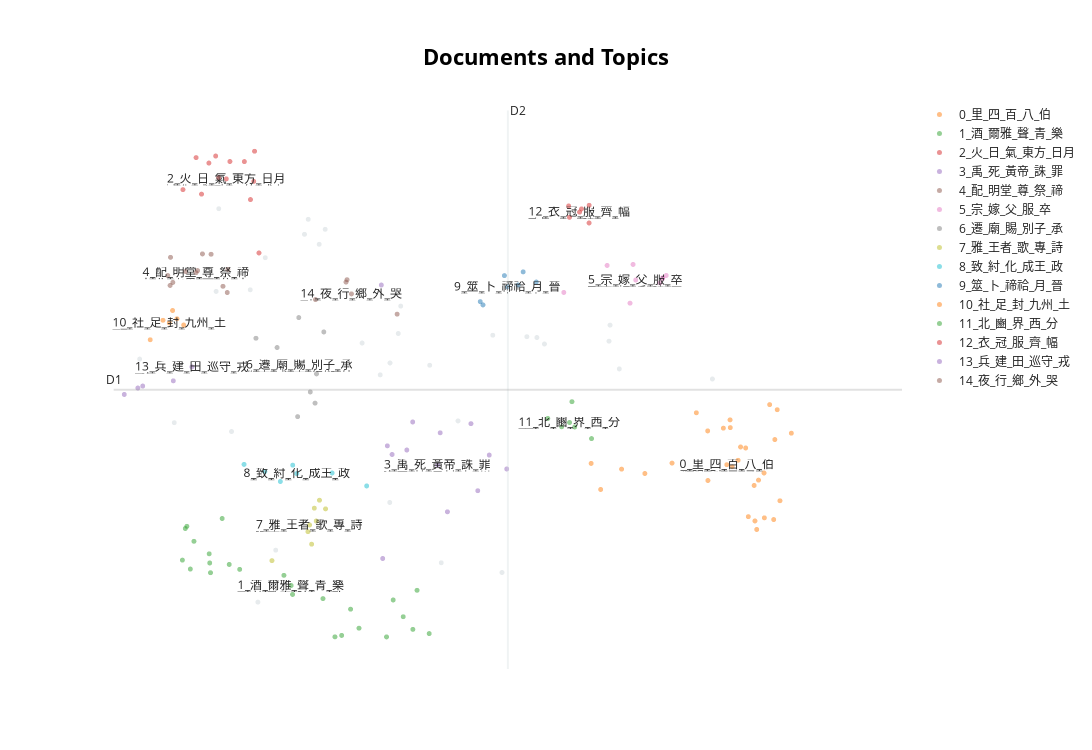

This figure's notebook cell:
### Code cell
# 把模型放到cpu或gpu
model.to('cuda')  # 将模型加载到GPU
# 将模型设置为评估模式，https://blog.csdn.net/weixin_45275599/article/details/131524189
model.eval()

# 1. 词向量模型，同时加载本地训练好的词向量
embedding_model = pipeline(
  "feature-extraction",
  #model="JIHUAI/bert-ancient-chinese",device=0
  model="SIKU-BERT/sikubert",device=0
)

# 2. 创建UMAP降维模型
umap_model = UMAP(
  n_neighbors= 15,
  n_components=5,
  min_dist=0.0,
  metric='cosine',
  random_state=64
)
reduced_embeddings = umap_model.fit_transform(embeddings)


# 3. 创建HDBSCAN聚类模型
# 如果要建设离群值，可以减小下面两个参数min_cluster_size min_samples
# https://hdbscan.readthedocs.io/en/latest/faq.html
hdbscan_model = HDBSCAN(
  min_cluster_size=4,
  min_samples=3,
  metric='euclidean'
)


# 4. 创建CountVectorizer模型
stpwrd=open("data/stopwords.txt","r",encoding='utf-8').read()
stop_words= stpwrd.split("\n")
vectorizer_model =  TfidfVectorizer(token_pattern=r"(?u)\b\w+\b",max_df=0.95, min_df=2,stop_words=stop_words)

from bertopic.vectorizers import ClassTfidfTransformer
ctfidf_model = ClassTfidfTransformer(reduce_frequent_words=True)


# 5. 选择主题表示
from bertopic.representation import MaximalMarginalRelevance

main_representation = MaximalMarginalRelevance(diversity=.5, top_n_words=30)
representation_model = {"Main": main_representation}

topic_model = BERTopic(
  embedding_model=embedding_model,
  vectorizer_model=vectorizer_model,
  ctfidf_model=ctfidf_model,
  umap_model=umap_model,
  hdbscan_model=hdbscan_model,
  representation_model=representation_model,
  min_topic_size=4, 
  verbose=True,
)

# 训练模型
topic_model.fit_transform(sentences, embeddings=embeddings)

# 获取聚类结果
topic_info = topic_model.get_topic_info()

#保存聚类结果
topic_docs = topic_model.get_document_info(sentences)
topic_docs.to_csv('data/聚类结果n=15.csv')

# ⭐ UMAP可视化
reduced_embeddings = UMAP(n_neighbors=15, n_components=2, min_dist=0.0, metric='cosine',random_state=64).fit_transform(embeddings)
topic_model.visualize_documents(sentences,  reduced_embeddings=reduced_embeddings)

### Figure 1 — Plotly figure (JSON) as saved in the notebook; plotly's stock layout.template omitted (floating-point values rounded to 4 significant figures)
{"data": [{"hoverinfo": "text", "hovertext": ["雌雉 求 牡 ， 非 其 耦 ， 故 喻 宣公 與 夫人 。", "此 箋 ‘ 帝 ， 上帝 ’ 。 又 ‘ 當 堯 之 時 ， 姜嫄 為 高辛氏 世妃 ’ ， 意 以為 非 帝嚳 之 妃 。 《 史記 》 嚳 以 姜嫄 為 妃 ， 是 生 后稷 ， 明文 皎然 。 又 毛 亦 ‘ 高辛氏 帝’ 。 苟 信 先籍 ， 未 覺 其 遍隱 ， 是以 敢 易 毛 之 義 。 即 姜嫄 誠 帝嚳 之 妃 ， 履 大人 之 跡 而 歆歆 然 ， 是 非 真 意 矣 ， 乃 有 神氣 ， 故 意 歆歆 然 。 天下 之 事 ， 以 前 驗 後 ， 其 不 合 者 ， 何 可 悉 信 ？ 是故 悉 信 亦 非 ， 不 信 亦 非 。 稷 稚 於 堯 ， 堯 見 為 天子 ， 髙辛 與 堯 並 在 天子 位 乎 ？", "《 明堂位 》 注 ‘ 犧尊 ， 以 沙羽 為 畫 飾 ’ ， 前 犧 讀 如 沙 。 沙 ， 鳳皇 也 。 不 解 鳳皇 何 以 為 沙 ？ 刻畫 鳳皇 之 象 於 尊 ， 其 形 婆娑 然 。 或 有 作 獻 字 者 ， 齊 人 之 聲 誤 耳 。", "此 箋 ‘ 中和 ， 謂 忠信 。 ’ ‘ 每懷 靡 及 ’ ， 箋 ‘ 懷和 為 每懷 ， 和 當 為 私 。 ’ 而 此 言 忠信 ， 愚 意 似 乖 也 。 非 也 。 此 周 之 忠信 也 。 已 有 五 德 ， 復 忠信 之 賢人 。", "孔子 稱 ‘ 吾 學 周 禮 ， 今 用 之 ， 吾 從 周 ’ 。 《 檀弓 》 今 丘 也 ， 殷 人 也 。 兩 楹 奠 殯 ， 哭 師 之 處 ， 皆 所 法 於 殷 禮 ， 未 必 由 周 ， 而 ‘ 吾 從 周 ’ 者 ， 何 也 ？ 鄭 今 用 之 者 ， 魯 與 諸侯 皆 用 周 之 禮 法 ， 非 專 自 施 於 己 。 在 宋 冠 章甫 之 冠 ， 在 魯 衣 逢掖 之 衣 ， 何 必 純 用 之 ？ ‘ 吾 從 周 ’ 者 ， 言 周 禮 法 最 備 ， 其 為 殷 、 周 事 ， 豈 一 也 ？", "狄人 入 衛 ， 其 時 明然 。 戴公 廬 漕 及 城 楚丘 二 者 ， 是 還 復 其 國 也 。 許夫人 傷 宗國 之 滅 ， 又 閔 其 民 欲 歸 ， 行 其 野 、 視 其 麥 ， 是 時 之 憂 思 ， 乃 引 日月 而 不 得 歸 ， 責 以 冬夏 與 誰 ？ 因 誰 極 未 通 於 許夫人 之 意 ？", "禮 ， 飧饔 大 多 非 可 素 ， 不 得 與 不 素 飧 相 配 ， 故 易 之 也 。", "未 葬 ， 以 脯醢 奠 於 殯 。 又 於 下室 設 黍稷 ， 饋 。 下室 ， 內 寢 也 。 至 朔月 月 半 而 殷 奠 。 殷 奠 有 黍稷 ， 而 下室 不 設 也 。 旣 虞 祭 ， 遂 用 祭 禮 ， 下室 遂 無 事 也 。", "行 而 遇 之 ， 謂 凡 民 也 。 雖 以 民 為 主 ， 亦 兼 微小臣 ， 君 不 豫 知 其 喪 。", "時 桓公 館 敬仲 ， 若 哀公 館 孔子 之 類 。", "玄 若 武王 未 終 ， 疾 固 當 瘳 。 信 命 之 終 ， 雖 請 不 得 。 自 古 以來 ， 何 患 不 為 ？ 君父 疾病 方 困 ， 忠臣 孝子 不 忍 黙爾 視 其 歔欷 ， 歸 其 命 於 天 。 中心 惻然 ， 欲 為 之 請 命 。 周公 達 於 此 禮 ， 著 在 《 尚書 》 。 若 君父 之 疾 ， 不 為 請 命 ， 豈 忠 孝 之 志 也 ？", "此 箋 不 知 何 以 易 傳 。 又 諸妾 抱 帳 ， 進 禦 於 君 ， 有 常寢 ， 何 其 碎 ？ 今 人 名 帳 為 裯 ， 雖 古 無 名 被 為 裯 。 諸妾 何 必 人 抱 一 帳 ？ 施 者 因 之 ， 如 今 漢 抱帳 也 。", "《 膳夫 》 ‘ 王 日 一 舉 ， 鼎 十有二 ， 物 皆 有 俎 ’ ， 有 三 牲 備 。 商 按 《 玉藻 》 天子 之 食 ， 日 少 牢 ， 朔月 太牢 ， 禮數 不 同 ， 請 其 說 。 鄭 《 禮記 》 ， 後 人 所 集 ， 據 時 而 言 。 或 諸侯 同 天子 ， 或 天子 與 諸侯 等 ， 所 施 不 同 ， 故 難 據 。 《 王制 》 之 法 ， 與 周 異 者 多 ， 當 以 經 為 正 。", "箋 ‘ 德 能 正 天下 之 王 ’ ， 然 則 不 必 要 文王 也 。 德 能 平 正 天下 ， 則 稱 為 平 ， 故 以 號 文王 焉 。", "畫 急疾 之 鳥隼 。", "脯 非 食肴 。 此 燕 得 食 脯 者 ， 脯 非 食肴 ， 謂 食 不 專 用 脯 以 為 食肴 。 若 有 餘饌 兼 之 ， 則 得 有 脯 。", "事 謂 事 事 ， 一一 用 意 之 事 。 《 芣苢 》 亦 然 。 雖 說 異 ， 義 則 同 。", "此 序 ‘ 齊女 賢 ’ ， 經 ‘ 德音 不 忘 ’ 。 文姜 內 淫 ， 適 人 殺 夫 ， 幾 亡 魯國 。 故 齊 有 雄狐 之 刺 ， 魯 有 敝笱 之 賦 ， 何 德音 之 有 乎 ？ 當 時 佳 耳 ， 後 乃 有 過 。 或 者 早 嫁 ， 不 至 於 此 。 作者 據 時 而 言 ， 故 序 達 經意 。", "臘人 掌 凡 幹肉 ， 而 有 膴胖 何 ？ 鄭 雖 鮮 ， 亦 屬 臘人 。", "自 啟 至 反 哭 ， 五 祀 之 祭 不 行 。 注 ‘ 郊社 亦 然 ’ ， 按 《 王制 》 ‘ 唯 天地 社稷 為 越 紼 而 行 事 ’ 何 ？ 鄭 越 紼 行 事 ， 喪 無 事 時 ， 天地 郊社 有 常 日 。 自 啟 及 至 反 哭 ， 自 當 辟 之 。", "族 百 家 ， 安 得 有 八 閭 ？ 鄭 並 之 為 聯 耳 。", "注 煬公 ， 伯禽 之 子 。 季氏 禱 而 立 其 宮 也 。", "此 《 王制 》 所 論 皆 殷 制 。 故 ‘ 雖 非 別子 ， 亦 得 立 大祖 之 廟 ’ 。 若 其 周 制 ， 別子 始 爵 ， 其 後 得 立 別子 為 大祖 。 若 非 別子 之 後 ， 雖 為 大夫 ， 但 立 父 、 祖 、 曾祖 三 廟 而已 ， 隨 時 而 遷 ， 不 得 立 始 爵 者 為 大祖 。", "《 司弓矢 》 注 凡 矢 之 制 ， 矰矢 之 屬 七 分 ， 三 在 前 ， 四 在 後 。 按 《 矢人 職 》 田矢 五 分 ， 二 在 前 ， 三 在 後 。 注 田矢 謂 矰矢 。 數 不 相 應 ， 不 知 所 裁 。 ‘ 田矢 謂 矰矢 ’ ， 此 先 定 ， 後 ‘ 此 二 矢 亦 可 以 田 ’ 。 頃 若 少 疾 。 此 疏 初 在 篋 笥 之 間 ， 屬 錄 事 得 之 ， 謹 。", "此 箋 引 《 常武 》 ‘ 整 我 六 師 ’ ， 宣王 之 時 。 又 此 征伐 之 事 ， 不 稱 六 軍 而 稱 六 師 ， 不 達 其 意 。 師 者 ， 眾 之 通 名 ， 故 人 多 焉 。 欲 著 其 大數 ， 乃 言 軍 耳 。", "何 知 在 位 有 官 職 ？ 又 男子 焉 得 在 房 ？ 房 中 而 招 人 ， 豈 遠 乎 ？ 故 知 可 招 者 當 在 位 也 。 招 之 者 樂官 ， 有 祿 而 無 言 責 ， 苟 免 時 耳 。 路寢 房 中 可 用 男子 。", "《 大司馬 》 ‘ 師 有 功 ， 則 愷 樂 獻 於 社 ’ 。 《 春官 大司樂 》 ‘ 王師 大 獻 ， 則 令 奏 愷 樂 。 ’ 注 ‘ 大 獻 ， 獻 捷 於 祖 ’ 。 不 達 異 意 。 《 司馬 》 師 大 獻 則 獻 社 。 以 軍 之 功 ， 故 獻 於 社 。 大司樂 ， 宗伯 之 屬 。 宗伯 主 於 宗廟 之 禮 ， 故 獻 於 祖 也 。", "鄭 志 朝 覲 ， 四時 通 稱 ， 故 覲禮 亦 朝 。", "《 行露 》 以 正 言 也 ， 《 摽有梅 》 以 蕃育 人民 。", "稅法 有 常 ， 不 得 薄 。 今 魏君 不 取 於 民 ， 唯 食 桃園 而已 ， 非 徒 薄 於 十一 ， 故 刺 之 。", null], "marker": {"color": "#CFD8DC", "opacity": 0.5, "size": 5}, "mode": "markers+text", "name": "other", "showlegend": false, "type": "scattergl", "x": [2.367, 2.545, 1.237, 2.439, 2.184, 3.042, 1.671, 1.332, 2.978, 2.169, 3.089, 3.502, 1.709, 2.115, 1.119, 1.578, 1.285, 2.764, 1.602, 1.022, 4.146, 1.941, 2.055, 2.822, 0.7588, 3.495, 0.541, 1.039, 1.398, 3.56, 2.117], "y": [0.625, 0.02137, 1.444, -1.518, 1.267, 0.9259, 1.938, 1.792, 0.935, 0.9693, 0.8555, 1.06, 2.1, -0.8638, -0.09413, 2.046, -1.945, 0.9508, 2.208, 1.426, 0.4762, 0.8662, 0.5207, -1.623, 0.001972, 0.8863, 0.692, 2.323, -1.381, 0.5853, 0.6496]}, {"hoverinfo": "text", "hovertext": ["諸侯 入 為 卿大夫 ， 與 在 朝 仕 者 異 ， 各 依 本國 ， 如 其 命 數 。", "楚 交 中國 而 近 南夷 ， 末世 夷 行 ， 故 謂 之 夷 也 。", "稍 、 縣 、 都 、 鄙 ， 地 有 公邑 之 民 ， 口 率 出 泉 於 王 也 。 邦 、 國 、 都 無 口 率 之 賦 ， 唯 有 軍賦 ， 革車 、 匹馬 、 士徒 而已 。", "《 鄭志 》 說 貢篚 之 義 凡 所 貢篚 之 物 ， 皆 以 稅 物 市 之 ， 隨 時 物 價 ， 以 當 邦賦 。", "天子 之 卿 ， 其 地 見 賜 乃 有 ， 何 由 諸侯 之 臣 正 有 此 地 ？ 《 鄭志 》 以為 邑 方 二 里 ， 與 百 乘 別 。 又 以 諸侯 臣 賜 地 無 常 ， 得 地 者 卿 百 乘 ， 下大夫 同 十 里 之 成 。", "《 鄭志 》 畿 內 四百 國 ， 則 周 郊 內 亦 封 諸侯 矣 。 於 周 法 十 國 ， 而 入 其 一 於 天子 。 然 則 雖 千 里 者 四 ， 其 稅 猶 少 於 周 ， 故 使 方 二千 里 入 粟米 ， 世 代 不 同 ， 故 異 法 也 。", "九州 而 八伯 者 何 ？ 畿 內 之 州 不 置 伯 ， 有 鄉遂 之 吏 主 之 。", "《 族師 職 》 ‘ 四 閭 為 族 ， 八 閭 為 聯 ， 使 之 相保 相受 ， 刑罰 慶賞 相及 ’ 。 在 《 康誥 》 ‘ 父 不 慈 ， 子 不 孝 ， 兄 不 友 ， 弟 不 恭 ， 不 相及 也 ’ 。 族師 之 職 ， 鄰 比 相坐 。 《 康誥 》 之 ， 門 內 尚 寬 。 不 知 《 書 》 、 《 禮 》 是 錯 ， 未 達 旨 趣 。 族師 之 職 ， 周公 新 制 禮 ， 使 民 相 共勅 之 法 。 《 康誥 》 之 時 ， 周 法 未 定 天下 ， 又 新 誅 三監 ， 務 在 尚 寬 ， 以 安 天下 。 先後 異 時 ， 各 有 為 ， 乃 謂 是 錯 也 。", "又 《 大行人 職 》 孤 出 入 三 積 。 此 即 與 小國 同 ， 宜 應 視 小國 之 君 。 何 須 特 三 積 ， 與 例 似 錯 ？ 三 積 者 ， 卿 亦 然 ， 非 獨 孤 也 。 故 不 在 視 小國 之 中 ， 與 例 似 錯 ， 何 所 據 也 ？", "殷 爵 三 等 ， 公 、 侯 、 伯 。 《 尚書 》 有 微子 、 箕子 何 ？ 鄭 微子 、 箕子 實 是 畿 內 埰 地 之 爵 ， 非 畿 外 治 民 之 君 ， 故 子 也 。", "受 《 春秋 》 異讀 。 鄭 五 侯 ， 侯 為 州牧 也 。 九 伯 ， 伯 為 州伯 也 。 一 州 一 牧 ， 二 伯 佐 之 ， 太公 為 王官 之 伯 ， 二 人 共 分 陝 而 治 。 自 陝 以 東 ， 當 四 侯 半 ， 一 侯 不 可 分 ， 故 言 五 侯 。 九 伯 則 九 人 ， 若 主 五 等 ， 諸侯 九州 之 伯 ， 是 天子 何 異 乎 ？ 何 夾輔 之 有 也 ？", "《 校人 職 》 天子 十有二 閑 ， 馬 六 種 ， 為 三千四百五十六 匹 。 邦國 六 閑 ， 馬 四 種 ， 為 二千五百九十二 匹 。 家 四 閑 ， 馬 二 種 ， 為 千七百二十八 匹 。 商 天子 之 卿 ， 埰 地 食 小都 ， 大夫 食 縣 ， 不 審 何 由 當 能 共 此 馬 數 。 故 《 禮記 》 家 富 不 過 百 乗 ， 謂 其 多 也 。 以 《 司馬法 》 論 之 ， 甸 方 八 里 ， 有 戎馬 四 匹 ， 長轂 一 乘 。 今 大夫 埰 地 四 甸 ， 一 甸 稅 以 給 王 ， 其 餘 三 甸 ， 才 有 馬 十 二 匹 。 今 又 就 《 校人 》 之 職 相 校 ， 甚 異 何 ？ 邦國 六 閑 四 種 ， 其 數 適 當 千二百九十六 匹 。 家 有 四 閑 ， 二 種 ， 又 當 八百六十四 匹 ， 今 子 以 何 術 計 之 乎 ？ 此 馬 皆 君 之 所 制 ， 非 謂 民 賦 。 畿 內 百 里 之 國 居 四 都 ， 五十 里 之 國 居 四 縣 ， 二十五 里 之 國 居 四 甸 ， 而 引 天子 卿 食 小都 ， 大夫 食 縣 ， 欲 何 以 難 ？ 又 《 司馬法 》 甸 有 戎馬 四 匹 ， 長轂 一 乘 ， 此 謂 民 出 軍賦 ， 無 與 於 天子 國 馬 之 故 。 事 條 未 理 ， 而 多 紛紜 。", "《 調人 職 》 稱 ‘父 之 讎 辟 諸 海外 ， 君 亦 然 ’ 。 注 ‘ 使 辟 於 此 ， 不 得 就 而 讎 之 ’ 。 商 以 《 春秋 》 之 義 ， 子 不 復 讎 非 子 ， 臣 不 討 賊 非 臣 。 楚勝 之 徒 ， 猶 言 ‘ 鄭人 在 此 ， 讎 不 逺 矣 ’ ， 不 可 以 見 讎 而 不 討 ， 於 是 伐 之 。 臣 感 君 恩 ， 孝子 思 其 親 ， 不 得 不 報 ， 和 之 而已 。 子夏 ‘ 居 父母 之 仇 如 之 何 ？ ’ 孔子 ‘ 寢 苫 枕 幹 ， 不 仕 ， 不 與 共 天下 。 遇 諸 市朝 ， 不 反 兵 。 ’ 天下 尚 不 反 兵 ， 海內 何 為 和 之 ， 豈 宜 不 達 二 禮 所 趣 ？ 小子 惑 ， 少 蒙 解說 。 讎 在 九夷 之 東 ， 八 蠻 之 南 ， 六 戎 之 西 ， 五 狄 之 北 ， 雖 有 至 孝 之 心 ， 能 往 討 不 乎 ？ 子 之 所 ， 偏 於 此 義 。", "《 載師 職 》 ‘ 凡 民 無 職 事 者 ， 出 夫 家 之 征 ’ 。 《 閭師 職 》 ‘ 凡 無 職 者 出 夫布 ’ 。 夫 家 之 征 與 夫布 ， 其 異 如 何 ？ 夫 家 之 征 者 ， 田 稅 ， 如 今 租 矣 。 夫布 者 ， 如 今 算 斂 ， 在 九 賦 中 者 也 。", "實 當 用 伯 ， 而 侯 德 適 任 之 ， 何 嫌 不 可 命 人 位 以 德 ， 古 亦 然 也 。", "《 載師 職 》 ‘ 凡 宅 不 毛 乃 罰 以 一 裏 布 ， 田 不 耕 者 罰 屋 粟 ’ 。 商 以 田 不 耕 ， 其 罪 莫 重 ； 宅 不 毛 ， 其 罰 當 輕 。 宅 不 毛 乃 罰 以 二十五 家 之 布 ， 田 不 耕 則 罰 之 三 夫 之 稅 粟 。 未 達 罰 之 為 之 旨 ， 輕 重 之 差 。 鄭 此 法 各 當 罰 其 事 於 當 其 有 故 ， 何 以 假 他 輕 重 乎 ？", "《 大行人 職 》 ‘ 凡 大國 之 孤 執 皮帛 ， 所 尊 眾 多 ’ 。 下 ‘ 其 他 視 小國 之 君 ， 以 五 為 節 ’ 。 今 此 亦 五 。 下 ‘ 諸侯 之 卿 ， 各 下 其 君 二 等 以 下 ’ 。 注 ‘ 公 使 卿 亦 七 ， 侯伯 亦 五 ， 子 男 三 ’ 。 不 審 大國 孤 五 而 卿 七 何 ？ 卿 奉 君 命 ， 七 介 。 孤 尊 ， 更 自 特 見 ， 故 五 介 。 此 有 《 聘禮 》 可 參 之 ， 未 之 思 耶 ？ 反 怪 此 更 張 擯介 。 又 繼 小國 之 君 ， 非 私 覿 也 。", "《 職方氏 》 ‘ 掌 四 夷 、 八 蠻 、 七 閩 、 九 貉 、 五 戎 、 六 狄 之 數 ’ ， 注 周 之 所 畿服 國 數 。 《 禮記 明堂位 》 ‘ 周公 六 年 制 禮 作 樂 ， 朝 諸侯 於 明堂 ， 有 朝位 畿服 事 之 國 數 ， 夷 九 、 蠻 八 、 戎 六 、 狄 五 。 ’ 禮 之 事 異 ， 未 達 其 數 。 《 職方氏 》 四 夷 ， 四方 夷狄 也 。 九貉 即 九夷 ， 在 東方 。 八 蠻 在 南方 ， 閩 其 別 也 。 戎狄 之 數 ， 或 五 或 六 ， 兩 文 異 。 《 爾雅 》 雖 有 其 數 耳 ， 皆 無 別國 之 名 ， 校 不 甚 明 ， 故 不 定 。", "疑 而 鄭 按 《 左傳 》 ‘ 禹 會 諸侯 於 塗山 ， 執 玉帛 者 萬 國 ’ ， 《 外傳 》 ‘ 禹 朝 群臣 於 會稽 ， 防風氏 後 至 ’ ， 不 與 注 相 應 何 ？ 鄭 欲 明 諸侯 守土 之 祀 ， 故 兼用 外傳 、 內傳 語 。 不 達 鄭 旨 而 鄭 以 《 王制 》 論 之 ， 畿 內 之 國 有 百 里 、 有 七十 里 、 有 五十 里 。 今 率 以 下 等 計 之 ， 又 有 王城 、 關遂 、 郊郭 、 卿大夫 之 埰地 ， 數 不 在 中 。 今 就 四百 ， 似 頗 不 合 。 鄭 三代 異 物 ， 《 王制 》 之 法 ， 唐 虞 或 不 盡 然 。 堯 、 舜 之 德 ， 守 在 四 疆 ， 鄉遂 有 無 ， 無 以 言 也 。 公卿 大夫 有 田祿 者 ， 其 四百 國 ， 非 埰地 為 何 ？ 王城 之 大 ， 郊關 之 處 幾何 ？ 而 子 責 急 也 ？", "注 ‘ 十八分之十三 率 之 ’ ， 何 謂 ？ 鄭 六 鄉 之 民 ， 上 地 不 易 ， 家 百 畝 。 一 易 ， 家 二百 畝 ； 再 易 ， 家 三百 畝 ； 相 通 三 夫 六百 畝 。 六 遂 之 民 ， 上 地 家 百 畝 ， 萊 五十 畝 ； 中 地 家 百 畝 ， 萊 百 畝 ； 下 地 家 百 畝 ， 萊 二百 畝 ； 相 通 三 夫 而 六百五十 畝 。 以 三 分 去 一 之 法 ， 當 餘 十二 。 遂 地 以 有 五十 畝 萊 ， 於 三 分 去 一 ， 乃 得 十三 。", "又 《 閭師 職 》 ‘ 凡 任 民 ， 任 農 以 耕 事 ， 貢 九穀 ’ ， 下 至 任虞 ， 凡 八 貢 ， 不 道 九 賦 ， 下 言 ‘ 凡 無 職 者 出 夫布 ’ 。 注 ‘ 獨 言 無 職 者 ， 掌 其 九 賦 ’ 。 若 此 者 ， 豈 上 八 貢 者 復 出 八 賦 ， 與 無 職 所 出 夫 布 凡 為 九 ， 將 自 布 賦 不 同 ， 重 計 八 貢 ？ 未 之 能 審 也 。 鄭 讀 《 天官 塚宰 職 》 則 審 矣 。 無 職 在 九賦 中 。 今 此 不 言 其 餘 ， 獨 言 此 者 ， 此 官 掌 斂 賦 ， 嫌 無 職 者 不 審 出 算 ， 故 言 耳 。", "此 鄭伯 男 者 ， 非 男 畿 ， 乃 謂 子 男 也 。 先 鄭 之 於 王城 ， 為 在 畿 內 之 諸侯 ， 雖 爵 為 侯 伯 ， 周 之 舊俗 皆 食 子 男 之 地 ， 故 ‘ 鄭伯 ， 男 也 ’ 。", "戰 有 頃數 ， 不 能 盡 其 多 少 。 猶 今 戰場 者 ， 不 出 其 頃 界 ， 田 者 不 出 其 防 也 。", "五 侯 九 伯 ， 選 州 中 諸侯 以 為 牧 ， 以 二 伯 為 之 佐 ， 此 正法 也 。 若 一 州 之 中 無 賢侯 ， 選 伯 之 賢者 以 為 牧 。", "《 㮚氏 》 為 量 ， 概 而 不 稅 。 《 廛人 職 》 有 稅 ， 何 ？ 官 量 不 稅 。", "疑 而 不 解 ， 以 於 鄭 。 鄭 之 設 今 有 五 十 里 之 國 於 此 ， 無 功 可 進 ， 無 過 可 退 ， 亦 就 益 其 地 為 百 里 之 國 。 爵 尊 而 國 小 者 ， 若 虞 虢 之 君 ， 爵 為 公 ， 地 方 百 里 。 爵 卑 而 國 大 者 ， 侯 四 百 里 ， 伯 三 百 里 ， 子 、 男 二 百 里 ， 皆 大 於 虞 、 虢 。", ": 定四年 《 左傳 》 ‘ 曹 為 伯甸 ’ 。 言 爵 為 伯 ， 畿服 在 甸 。 案 曹國 實 今 定陶 ， 去 王城 六 七百 里 。 甸服 在 二服 ， 去 王城 一千五百 里 ， 亦 復 不 合 ， 敢 其 故 。 東都 之 畿 方 六百 里 ， 半 之 三百 里 。 定陶 去 王城 八百 里 有 餘 ， 豈 六 七百 也 ？ 除 畿 內 三百 里 ， 又 侯 五百 里 ， 定陶 在 外 ， 何 謂 之 不 合 ？", "天子 巡守 禮 ， 制 丈 八 尺 ， 純 四 咫 何 ？ 巡守 禮 制 丈 八 尺 ， 咫 八 寸 ， 四 咫 三 尺 二 寸 。 又 大 廣 ， 四 當 為 三 ， 三八二十四 ， 二 尺 四 寸 ， 幅 廣 也 。 古 三 四 積畫 ， 是以 三 誤 為 四 也 。 咫 長 八 寸 ， 四八三十二 ， 幅 廣 三 尺 二 寸 ， 大 廣 非 其 度 。 古 積畫 誤 為 四 ， 當 為 三 ， 三 咫 則 二 尺 四 寸 矣 。 咫 長 八 寸 ， 四八三十二 ， 幅 廣 三 尺 二 寸 ， 大 廣 非 其 度 。 古 積畫 誤 為 四 ， 當 為 三 ， 三 咫 則 二 尺 四 寸 矣 。", null], "marker": {"opacity": 0.5, "size": 5}, "mode": "markers+text", "name": "0_里_四_百_八_伯", "text": ["", "", "", "", "", "", "", "", "", "", "", "", "", "", "", "", "", "", "", "", "", "", "", "", "", "", "", "", "0_里_四_百_八_伯"], "textfont": {"size": 12}, "type": "scattergl", "x": [4.643, 3.575, 4.571, 4.473, 4.539, 4.471, 4.257, 3.443, 4.554, 4.117, 4.215, 4.437, 3.383, 4.532, 4.045, 4.372, 4.507, 3.721, 3.892, 4.409, 4.414, 4.356, 4.118, 4.259, 4.425, 4.323, 4.308, 4.271, 4.237], "y": [-0.1119, -0.502, -0.845, -1.031, -0.1813, -0.5439, 0.03247, -0.7227, 0.1427, -0.0873, -0.05748, -0.621, -0.44, -1.049, 0.1094, -1.017, 0.1978, -0.5493, -0.4365, -0.6789, -1.064, -0.2723, -0.6253, -0.05159, -1.157, -0.2616, -0.4059, -0.4752, -0.4537]}, {"hoverinfo": "text", "hovertext": ["《 傳 》 ‘ 山川 能 說 ’ ， 何 謂 ？ 兩 讀 。 或 說 者 ， 說 其 形 勢 。 或 述 者 ， 述 其 古 事 。", "《 爾雅 》 ‘ 莫貉 、 螳蜋 ， 同 類 物 也 。 ’ 今 沛 魯 以 南 謂 之 蟷蠰 ， 三河 之 域 謂 之 螳蜋 ， 燕 趙 之 際 謂 之 食厖 ， 齊 濟 以 東 謂 之 馬敫 。 然 名 其 子 則 同 螵蛸 ， 是以 注 ‘ 螳蜋 ， 螵蛸 母 也 ’ 。", "《 鬯人 職 》 注 ‘ 秬 如 黑黍 ， 一 稃 二 米 ’ 。 案 《 爾雅 》 ‘ 秠 一 稃 二 米 ’ 。 未 知 二 者 同 異 。 秠 即 其 皮 ， 稃 亦 皮 。 《 爾雅 》 重 言 以 曉 人 ， 更 無 異 稱 也 。", "《 禮運 》 注 ‘ 澄 是 沈齊 ’ ， 今 此 注 ‘ 澄 酒 是 三 酒 ’ ， 何 ？ 鄭 今 解 可 去 澄 字 。 此 本 不誤 ， 轉寫 益 澄 字 耳 。", "此 箋 周仲文 以 《 左氏 》 論 之 ， 三辟 之 興 ， 皆 在 叔世 。 謂 三代 之 末 ， 即 二 叔 宜 為 夏 、 殷 末 也 。 此 注 《 左氏 》 者 亦 管 、 蔡 耳 。 又 此 序 子夏 所 為 ， 親 受 聖人 ， 足 自 明 矣 。", "鄭 詩 本 無 文字 ， 後人 不 能 盡 得 其 次第 ， 錄者 直 錄 其 義 而已 。", "篇義 好 聽 讒 ， 當 似是而非 者 ， 故 易 之 。", "高子 之 言 ， 非 毛公 後人 著 之 。", "為 《 記 》注 時 ， 就 盧君 ， 先師 亦 然 。 後 乃 得 《 毛公傳 》 ， 既 古書 ， 義 又 宜 然 。 《 記 》注 已 行 ， 不 復 改 之 。", "《 籥師 》 注 《 春秋傳 》 ‘ 去 其 有 聲 者 ， 廢 其 無 聲 者 ’ ， 何 謂 ？ 廢 ， 置 也 ， 於 去 者 為 廢 ， 故 廢 。", "鄭答 《 爾雅 》 之 文 雜 ， 非 一 家 之 注 ， 不 可 盡 據 以 難 《 周禮 》 。", "疑 而 之 ， 鄭 鵻鳥 青 ， 非 草 名 。 薍 亦 青 ， 故 其 青 者 如 鵻 。", "若 此 無 人 事 ， 實 興 也 ， 文義 自 解 ， 故 不 言 之 。 凡 說 不 解 者 耳 ， 眾 篇 皆 然 。", "豕 生 三 豵 ， 不 知 母 豕 也 ？ 豚 也 ？ 豚 也 。 過 三 以 往 ， 猶 謂 之 豵 。", "《 禮記 》 之 ， 何 必 皆 在 《 春秋 》 之 例 。", "鄭 《 論語注 》 人 間 行 久 ， 義 或 宜 然 ， 故 不 復 定 ， 以 遺 後說 。", "傳 ‘ 白虎 黑文 ’ ， 又 《 禮記 》 ‘ 樂 官 備 ’ ， 何 謂 ？ 白虎 黑文 ， 《 周史 王會 》 備 者 ， 取 其 一 發 五 豝 ， 言 多 賢 也 。", "《 禮 》 注 ‘ 《 書說 》 ’ 。 《 書說 》 ， 何 書 也 ？ 《 尚書緯 》 也 。 當 為 注 時 ， 在 文網 中 ， 嫌 引 祕書 ， 故 諸 所 牽 圖讖 ， 皆 謂 之 說 。", "不 可 以 《 國語 》 亂 周公 所 定 法 。", "為 《 記 》 注 之 時 ， 依循 舊本 ， 此 文 是 也 。 後 得 《 毛詩傳 》 而 為 《 詩 》注 ， 更 從 毛本 ， 故 與 記 不 同 。", "疑 而 致 。 鄭 之 《 禮運 》 醴 、 醆 、 醍 、 澄 各 是 一 物 ， 皆 不 言 酒 。 故 推 其 意 ， 澄 爲 沈齊 酒 ， 爲 三 酒 。 《 坊記 》 醴 也 、 醍 也 、 澄 也 ， 皆 言 酒 。 故 因 注 ‘ 澄 酒 ， 清 酒 也 ’ ， 其 實 沈齊 也 。", "《 內則 》 餰 次 糝 ， 《 周禮 》 酏 次 糝 。 又 酏 在 六飲 中 ， 不 合 在 豆 。 且 《 內則 》 有 餰 無 酏 ， 《 周禮 》 有 酏 無 餰 ， 明 餰 、 酏 是 一 也 。", "此 公 乃 二王後 。", "箋 ‘ 耽 ， 非 禮 之 樂 ’ 。 《 小雅 》 ‘ 和 樂 且 耽 ’ ， 何 謂 也 ？ 禮 樂 者 ， 五 聲 八 音 之 謂 也 。 《 小雅 》 亦 言 過 禮 之 盛 。 和 樂 ， 過 禮 之 言 也 。 燕 樂 嘉賓 過 厚 ， 賢 也 ， 不 以 禮 。", null], "marker": {"opacity": 0.5, "size": 5}, "mode": "markers+text", "name": "1_酒_爾雅_聲_青_樂", "text": ["", "", "", "", "", "", "", "", "", "", "", "", "", "", "", "", "", "", "", "", "", "", "", "", "1_酒_爾雅_聲_青_樂"], "textfont": {"size": 12}, "type": "scattergl", "x": [1.695, 1.922, 2.095, 2.2, 1.06, 1.105, 1.171, 0.8826, 0.9787, 1.869, 0.8599, 1.77, 1.449, 1.813, 0.81, 0.9869, 2.137, 1.503, 0.8382, 0.982, 2.261, 2.364, 0.8284, 2.287, 1.494], "y": [-1.907, -2.227, -2.322, -2.103, -1.038, -1.536, -1.589, -1.285, -1.421, -2.021, -1.586, -2.322, -1.654, -2.306, -1.489, -1.626, -1.921, -1.862, -1.122, -1.52, -2.24, -2.286, -1.146, -1.817, -1.764]}, {"hoverinfo": "text", "hovertext": ["於 禮 少 六月 。", "《 月令 》 季夏 火星 中 ， 前 受 東方 之 禮 ， 盡 以 為 火星 季夏 中 心星 也 ， 不 知 夏至 中 星 名 。 日 永 星 火 ， 此 謂 大火 也 。 大火 次 名 東方 之 次 ， 有 壽星 、 大火 、 析木 。 三 者 ， 大火 為 中 。 故 《 尚書 》 ， 舉 中 以 言 焉 。 又 每 三十度 有 奇 ， 非 特 一 宿 者 也 。 季夏 中 火 ， 猶 謂 指 心星 火 也 。 鄭 星火 非 謂 心星 也 ， 卯 之 三十 度 總 為 大火 。 弟子 日 永 星 火 ， 只 是 大火 之 次 ， 二十 度 有 其 中 者 。 非 謂 心 之 火星 也 ， 實 正 中 也 。", "鄭 西陸 朝覿 ， 謂 四月 立夏 之 時 ， 《 周禮 》 ‘ 夏 班冰 ’ 是 也 。 以為 四月 之 時 ， 日 在 昴畢 之 星 ， 朝 見 東方 。 於 時 出冰 以 頒賜 百 官 ， 若 其 初 出 薦 廟 ， 時 在 二月 。", "周 之 十二月 ， 夏 之 十月 ， 日 夏 體 正 應 在 析木 ， 而 在 星紀 何 ？ 據 此 月 中 有 十一月 節 ， 故 舉 言 之 。", "五星 之 期 ， 各 用 數 。 有 氣 者 ， 期 遠 而 禍 大 ； 無 氣 者 ， 期 近 而 禍 小 。 吳 越 以 夏周 之 孟夏 建卯 ， 仲夏 建辰 ， 木 用 事 之 時 ； 木 數 三 ， 木 用 事 則 歲星 ， 王 當 從 遠期 。 以 三 乘 十二 為 三十六 ， 歲星 復 其 所 ， 而 三十七 過 ， 其 次 而 歲星 去 矣 。 故 伐 越 亦 後 。 至 哀二十二年 ， 猶 三十八 年 。 冬 十一月 丁亥 ， 而 越 滅 吳 。 按 越 興 在 哀二十年 ， 吳 惡 未 周 ， 故 不 滅 也 。 天文 分野 ， 鬥 主 吳 ， 牽牛 主 越 。 此 年 歲星 在 牽牛 ， 故 吳 伐 之 凶 。", "鄭 三皇 至 道 ， 故 舉 南北 正 夏冬 ， 而 春秋 自 正 五帝 中道 。 故 又 命 羲和 於 春 秋 夏 祥 人事 ， 乃 合 而 一 之 。", "鄭 晚寒 亦 晚溫 。", "藏 之 既 晚 ， 出 之 又 早 何 ？ 夏 十二月 取冰 ， 二月 開冰 ， 四月 班冰 ， 是 其 常 也 。 藏 之 既 晚 ， 出 之 又 早 。 晚 者 ， 建寅 乃 藏 ， 與 此 《 周禮 》 十二月 藏冰 較 遲 一 月 故 。 出 之 早 者 ， 四月 ， 夏 之 二月 出冰 ， 與 《 周禮》 同 。 今 豳 土 寒 ， 故 納冰 可 用 夏 正月 也 。 夏 二月 仲春 ， 大簇 用 事 ， 陽氣 出 地 ， 始 溫 ， 故 禮 應 開冰 ， 先 薦 寢廟 。", "鄭 先師 以來 ， 皆 火 當 為 北 ， 當 黎 為 北正 。", "春 其 帝 太皞 ， 其 神 句芒 。 祭 蒼帝 靈威仰 ， 太皞 食 焉 ， 句芒 祭 之 於 庭 。 祭 五帝 於 明堂 ， 五德 之 帝 亦 食 焉 ， 又 以 文武 配 之 。 《 祭法 》 祖 文王 而 宗 武王 ， 此 謂 合 祭 於 明堂 。 漢 以 正禮 散亡 ， 《 禮 》 戴文 殘缺 ， 不 審 周 以 何 月 也 ？ 於 《 月令 》 ， 以 季秋 。", "鄭沖 五祀 雖 出 天地 之 間 ， 陰陽 之 氣 ， 實 非 四時 五行 陰陽 之 正 者 也 。 《 月令 》 春 祀 戶 祭 先 脾 ， 秋 祀 門 祭 先 肝 ， 此 順 氣 所 宜 ， 藏 所 值 耳 。 又 司命 ， 則 司命 星 下 ， 食 人 間 司 ， 譴 過 小神 矣 。", "《 占夢 》 注 ‘ 《 春秋 》 昭三十一年 ， 十二月 辛亥 朔 ， 日 有 食 之 。 是 夜 也 ， 趙簡子 夢 童子 倮 而 轉 以 歌 ， 旦 而 日 食 ， 占 諸 史墨 ， 對 六年 及 此 月 也 ， 吳 其 入 郢 乎 ？ 終 亦 弗 克 。 入 郢 必 以 庚辰 ， 日月 在 辰尾 ， 庚午 之 日 ， 日 始 有 謫 ， 火 勝 金 ， 故 弗 克 。 此 以 日月 星辰 占 夢 者 。 ’ 不 知 何 術 占 之 ？ 前 不 了 。 日月 在 辰尾 ， 夏 之 九月 ， 辰 在 房 ， 未 有 尾星 ， 建戌 厭 寅 ， 寅 與 申 對 ， 辰 與 戌 對 ， 申 近 庚 ， 辰 與 戌 對 ， 故 知 庚辰 。 辰 下 為 主人 ， 故 午 為 主人 。 金 侵 火 ， 故 不 勝 。 雖 不 勝 即 復 ， 故 弗 克 。 日 有 氣 ， 時 九月 節 者 ， 以 庚午 在 甲子 篇 ， 辛亥 在 甲辰 篇 也 。 中 有 甲戌 、 甲申 、 甲午 ， 成 一月 也 。 從 庚午 以 下 四日 ， 從 甲辰 至 辛亥 八日 ， 並 之 十二日 ， 通 同 四十二日 。 何 知 有 此 厭 對 之 義 乎 ？ 案 《 堪輿 》 黃帝 天老 事 四月 ， 陽 建 於 已 ， 破 於 亥 。 陰 建 於 未 ， 破 於 癸 。 是 為 陽 破 陰 ， 陰 破 陽 ， 故 四月 有 癸亥 ， 為 陰陽 交會 。 十月 丁巳 ， 為 陰陽 交會 。 言 未 破 癸 者 ， 即 是 未 與 丑 對 ， 而 近 癸 也 。 交會 惟 有 四月 、 十月 也 。 若 有 變 異 之 時 ， 十二月 皆 有 建 厭 對 配 之 義 也 。", null], "marker": {"opacity": 0.5, "size": 5}, "mode": "markers+text", "name": "2_火_日_氣_東方_日月", "text": ["", "", "", "", "", "", "", "", "", "", "", "", "2_火_日_氣_東方_日月"], "textfont": {"size": 12}, "type": "scattergl", "x": [0.8134, 1.109, 0.9305, 1.019, 1.264, 1.238, 0.8961, 0.9768, 1.038, 1.292, 1.259, 1.2, 1.086], "y": [2.53, 2.835, 2.482, 2.895, 2.947, 2.422, 2.878, 2.819, 2.659, 1.843, 2.62, 2.835, 2.647]}, {"hoverinfo": "text", "hovertext": ["三辟 之 興 ， 皆 在 叔世 。 受 命 之 王 所 制 法度 ， 時 不 行 耳 。 世 末 政 衰 ， 隨 時 自 造 刑書 ， 不 合 大中 ， 故 叔向 譏 之 。 作 刑書 必 重 其 事 ， 故 以 聖人 之 號 以 神 其 書 耳 。", "《 書 》 贊 ‘ 我 先師 棘下生 ’ 何 時 人 ？ 齊 田氏 時 ， 善 學 者 所 會 處 也 。 齊人 號 之 棘下生 ， 無 常人 也 。", "楚宮 今 何 地 ？ 仲梁子 何 時 人 ？ 楚丘 在 濟 河 間 ， 疑 在 今 東郡 界 中 。 仲梁子 ， 先師 魯 人 ， 當 六國 時 ， 在 毛公 前 。", "周 都 豐 鎬 ， 故 以 吳嶽 為 西嶽 。 周家 定 以 嶽山 為 西嶽 ， 不 數 崧高 。", "凡 自 周 無 出 者 ， 周 無 放 臣 之 法 。 罪 大 者 刑 之 ， 小 則 宥 之 。", "鄭 鯀 非 誅 死 。 鯀 放 居 東裔 ， 至 死 不 得 反 於 朝 。 禹 乃 其 子 也 ， 以 有 聖功 ， 故 堯 興 之 。 若 以 為 殺 人 父 、 用 其 子 ， 而 舜 、 禹 何 以 忍 乎 ？ 而 《 尚書 》 ‘ 鯀 則 殛 死 ， 禹 乃 嗣 興 ’ 者 ， 箕子 見 武王 誅 紂 ， 今 與 己 言 ， 懼 其 意 有 慚 德 。 為 說 父 不 肖 則 罪 ， 子 賢 則 舉 之 ， 以 滿 武王 意 也 。", "鄭 舊 俗 者 ， 若 晉 有 堯 之 遺風 、 先王 之 澤 ， 衛 有 康叔 餘烈 。", "有 小泰山 ， 公玉帶 岐伯 令 黃帝 封 泰山 ， 即 此 山 也 。", "子春 《 玉兆 》 帝顓頊 之 兆 ， 《 瓦兆 》 帝堯 之 兆 ， 《 原兆 》 有 周 之 兆” 者 ， 此 ， 並 下文 子春 《 連山 》 宓戲 ， 《 歸藏 》 黃帝 今 當 從 此 說 以 不 ？ 敢 杜子春 何 由 知 之 ？ 此 數 者 非 無 明文 ， 改 之 無 據 ， 故 著 子春 說 而已 ， 近師 皆 以為 夏 殷 周 。", "《 行露 》 召伯 聽 訟 ， 察 民 之 意 化 耳 ， 何 訟 乎 ？ 實 訟 之 辭 也 。", "《 曲禮 》 ‘ 已 孤 暴 貴 ， 不 為 父 作 諡 ’ 。 而 武王 即 位 ， 追 王 太王 、 王季 、 文王 ， 改 諡 爵 ， 何 也 ？ 周道 之 基 ， 隆 於 二 王 ， 功德 由 之 ， 王 跡 興 焉 。 凡 為 人父 ， 豈能 盡 賢 乎 ？ 若 夏 禹 、 殷 湯 ， 則 不 追 諡 矣 。 《 郊特牲 》 ‘ 死 而 諡 之 。 ’ 今 也 。 古 者 生 無 爵 ， 死 無 諡 。", null], "marker": {"opacity": 0.5, "size": 5}, "mode": "markers+text", "name": "3_禹_死_黃帝_誅_罪", "text": ["", "", "", "", "", "", "", "", "", "", "", "3_禹_死_黃帝_誅_罪"], "textfont": {"size": 12}, "type": "scattergl", "x": [2.1, 2.071, 2.742, 2.626, 2.223, 2.433, 2.13, 2.852, 2.669, 2.478, 2.26, 2.417], "y": [-0.2494, -1.472, -0.3496, -0.008678, -0.2948, -0.1079, -0.3429, -0.5001, -0.7361, -0.9651, 0.009702, -0.456]}, {"hoverinfo": "text", "hovertext": ["案 《 祭法 》 ‘ 殷人 禘 嚳 而 郊 冥 ’ ， 又 《 喪服小記 》 及 《 大傳 》 皆 ‘ 王者 禘 其 祖 之 所 自 出 ， 以 其 祖 配 之 ’ 。 注 皆 以為 祭 天皇大帝 ， 以 嚳 配 之 。 然則 此 詩 之 禘 ， 亦 宜 以 為 圜丘 之 祭 ， 不 審 郊 何 ？ 郊 祀 后稷 以 配 天 ， 則 以 祖 配 ， 其 祖 從 出 之 明文 也 。 注 皆 以為 祭 天皇 大帝 ， 詩 之 大禘 ， 宜 為 圓丘 之 祭 ， 探 意 大 過 ， 得 無 誣 乎 ？ 禘 者 ， 祭 名 ， 天人 共 。", "正月 上辛 ， 祀 后稷 於 南郊 ， 還 於 明堂 ， 以 文王 配 。", "說者 謂 天子 廟 制 如 明堂 ， 是 為 明堂 即 文廟 邪 ？ 鄭 明堂 主 祭 上帝 ， 以 文王 配 耳 。 猶 如 郊 天 以 後稷 配 也 。", "‘ 祭祀 不 祈 ’ 。 商 按 《 周禮 》 設 六 祈 之 科 ， 禱 禳 而 祭 ， 無 不 祈 ， 故 敢 《 禮記 》 者 何 義 也 ？ 祭祀 常禮 ， 以 序 孝敬 之 心 ， 當 專 一 其 志 而已 。 禱祈 ， 有 為 言 之 。 主 於 求 福 ， 豈 禮 之 常 也 ？", "一 雞彝 盛 明水 ， 鳥彝 盛 鬱鬯 ， 是以 各 二 尊 罍 。 尊 不 言 數 者 ， 禘祫 與 時祭 、 追享 、 朝享 等 ， 皆 同 用 三 酒 ， 不 別 數 可 知 也 。", "《 鄭志 》 以 祖 為 祭 道神 。", "四時 迎 氣 於 四郊 ， 祭 帝 。 還 於 明堂 ， 亦 如 之 。 因 祭 一 帝 ， 則 以 文王 配 ， 明 一 賓 不 容 兩 主 也 。 享 五帝 於 明堂 ， 則 泛 配 文武 。", "天地 郊社 ， 至 尊 ， 不 可 廢 ， 故 越 紼 祭 之 ， 六宗 山川 之 神 則 否 。 五 祀 ， 宮 中 之 神 ， 喪 時 朝夕 出入 所 祭 ， 不 為 越 紼 也 。", "鄭 以 祖 為 祖道 之 祭 ， 應 先 為 祖道 ， 然後 配合 。 今 乃 先 為 配合 ， 而後 乃 為 祖道 之 祭 。", "以 血 祭 祭 五嶽 ， 以 埋 沈 祭 山川 ， 不 審 五嶽 亦 當 埋 否 ？ 五嶽 尊 ， 祭 之 從 血 腥 始 ， 何 嫌 不 埋 ？", "祭 天地 宗廟 亦 執 之 。", null], "marker": {"opacity": 0.5, "size": 5}, "mode": "markers+text", "name": "4_配_明堂_尊_祭_禘", "text": ["", "", "", "", "", "", "", "", "", "", "", "4_配_明堂_尊_祭_禘"], "textfont": {"size": 12}, "type": "scattergl", "x": [1.065, 0.7352, 1.092, 1.096, 0.9362, 0.7327, 0.9907, 0.9054, 0.7498, 0.8307, 0.7182, 0.8957], "y": [1.481, 1.796, 1.414, 1.664, 1.833, 1.491, 1.829, 1.652, 1.524, 1.642, 1.598, 1.629]}, {"hoverinfo": "text", "hovertext": ["舊儒 世本 皆 以 孔子 後 數 世 皆 一 子 。 禮 ， 嫡子 為 父 後 ， 為 嫁 母 無 服 。 《 檀弓 》 說 子思 從 於 嫁 母 服 ， 何 ？ 子思 哭 嫂 為 位 ， 必 非 嫡子 。 或 者 兄 若 早 死 ， 無 繼 ， 故 數 世 皆 一 子 。", "慈母 嫁 ， 亦 當 為 服 如 繼母 不 ？ 慈母 賤 ， 何 得 如 繼母 耶 ？", "婦人 有 歸 宗 ， 謂 自 其 家 之 為 宗 者 。 鄭 自 其 家 之 宗 ， 言 宗 及 小宗 ， 故 知 是 大夫 士 也 。 諸侯 夫人 父母 卒 ， 無 歸寧 之 理 ， 故 知 諸侯 夫人 為 兄弟 、 為 諸侯 者 ， 但 大功 耳 ， 不 得 服 期 。", "繼母 而 為 父 所 出 ， 不 服 也 。", "主 喪 者 不 除 。 且 以 今 言 之 ， 人 去 邦族 ， 假 葬 異 國 ， 禮 不 大 備 ， 要 亦 有 反 舊 土 之 意 ， 三年 闋 矣 ， 可 得 除 否 ？ 明 為 改 葬 緦 之 例 乎 ？ 為 久 不 葬 也 ？ 葬 者 ， 送 亡 之 終 。 假 葬 法 ， 後 代 巧 偽 ， 反 可 以 難 禮 乎 ？", "禮 ， 母 亡 則 服 其 黨 ， 不 服 繼母 黨 ， 以 外氏 不 可 二 也 。 若 母 黨 先 滅亡 ， 無 親 ， 己 所 未 服 ， 服 繼母 黨 否 ？ 此 所 權 也 ， 非 禮 之 正 。 假令 母 在 ， 本 自 都 無 親 ， 黨 何 所 服 耶 ？ 權 者 由 心 。", "須 ， 才智 之 稱 ， 故 屈原 之 姊 以 為 名 。", "己 為 諸侯 ， 父 有 廢 疾 ， 不 任 國政 ， 不 任 喪 事 ， 而 為 其 祖 服 ， 制度 之 宜 ， 年 月 之 斷 何 ？ 父 卒 為 祖 後 者 三年 斬 ， 何 疑 ？ 又 父 卒 為 祖 後 者 三 年 ， 已 聞 命 矣 。 所 者 ， 父 在 為 祖 如 何 ？ 欲 言 三年 則 父 在 ， 欲 言 期 ， 復 無 主 斬 杖 之 宜 。 主 喪 之 制 ， 未 知 所 定 。 天子 諸侯 之 喪 ， 皆 斬衰 ， 無 期 。", null], "marker": {"opacity": 0.5, "size": 5}, "mode": "markers+text", "name": "5_宗_嫁_父_服_卒", "text": ["", "", "", "", "", "", "", "", "5_宗_嫁_父_服_卒"], "textfont": {"size": 12}, "type": "scattergl", "x": [3.647, 3.856, 3.817, 3.834, 3.211, 3.833, 3.628, 3.484, 3.664], "y": [1.719, 1.599, 1.519, 1.576, 1.415, 1.566, 1.299, 1.708, 1.55]}, {"hoverinfo": "text", "hovertext": ["許氏 異義 駁 衛 孔悝 之 反 祏 有 主 者 ， 何 謂 也 ？ 禮 ， 大夫 無 主 ， 而 孔 獨 有 者 ， 或 時 末代 之 君 賜 之 ， 使 祀 其 所 出 之 君 也 。 諸侯 不 祀 天 ， 而 魯 郊 諸侯 不 祖 天子 ， 而 鄭 祖 厲王 ， 皆 時 君 之 賜 也 。", "成王 崩 之 時 ， 在 西都 。 文王 遷 豐 ， 作 靈臺 、 辟雍 而已 ， 其餘 猶 諸侯 制度 。 故 知 此 喪禮 設 衣服 之 處 ， 寢 有 夾室 與 東 西 房 也 。 周公 攝 政 ， 致 太平 ， 制 禮 作 樂 ， 乃 立 明堂 於 王城 。", "此 都邑 比 於 國 為 小 ， 故 筮 之 。 鄭 若 武王 遷 洛 、 盤庚 遷 殷 之 等 ， 則 卜 。 故 大卜 有 卜 大 遷 之 事 。", "周公 制 禮 ， 建 國 土 中 ， 《 洛誥 》 ‘ 王 入 太室 祼 ’ ， 是 也 。 《 顧命 》 成王 崩 於 鎬京 ， 承 先王 宮室 耳 。 宣王 承 亂 ， 未 必 如 周公 之 制 。", "鄭 堂 當 為 室 也 。", "《 禮志 》 遷 廟 者 ， 更 釁 其 廟 ， 而 移 故主 焉 。", "《 祭法 》 大夫 立 三 廟 ， 考廟 、 王考廟 、 皇考廟 。 注 非 別子 ， 故 知 祖考 無 廟 。 商 《 王制 》 ‘ 大夫 三 廟 ， 一 昭 一 穆 ， 與 太祖 之 廟 而 三 ’ 。 注 太祖 別子 始 爵 者 ， 雖 非 別子 ， 始 爵 者 亦 然 。 二 者 不 知 所 定 。 鄭 《 祭法 》 ， 周 禮 。 《 王制 》 之 ， 或 以 夏 殷 雜 ， 不 合 周 制 。", "以 此 ， 鄭 成王 崩 在 鎬京 ， 鎬京 宮室 因 文武 ， 更 不 改 作 ， 故 同 諸侯 之 制 ， 有 左 右 房 也 。", null], "marker": {"opacity": 0.5, "size": 5}, "mode": "markers+text", "name": "6_遷_廟_賜_別子_承", "text": ["", "", "", "", "", "", "", "", "6_遷_廟_賜_別子_承"], "textfont": {"size": 12}, "type": "scattergl", "x": [1.7, 1.645, 1.615, 1.535, 1.273, 1.406, 1.543, 1.654, 1.546], "y": [0.9864, 0.2142, 0.3356, 0.06771, 0.918, 0.8174, 1.142, 0.5313, 0.6266]}, {"hoverinfo": "text", "hovertext": ["何 詩 近 於 比 、 賦 、 興 ？ 比 、 賦 、 興 ， 吳劄 觀 詩 已 不 歌 也 。 孔子 錄 《 詩 》 ， 已 合 風 、 雅 、 頌 中 ， 難 複 摘 別 。 篇 中 義 多 興 。", "鄭 國史 采 眾 詩 時 ， 明 其 好 惡 ， 令 瞽矇 歌 之 。 其 無 作 主 ， 皆 國史 主 之 ， 令 可 歌 。", "王者 之 風 ， 王者 當 在 雅 ， 在 風 何 ？ 文王 以 諸侯 而 有 王者 之 化 ， 述 其 本 ， 宜 為 風 。", "鄭 風 也 ， 小雅 也 ， 大雅 也 ， 頌 也 。 人君 行 之 則 為 興 ， 廢 之 則 為 衰 。", "嘗 聞 一 人 作 詩 ， 何 謂 ？ 作 詩 者 ， 一 人 而已 。 其 取 義 者 ， 一 國 之 事 。 變雅 則 譏 王政 得失 ， 閔 風俗 之 衰 ， 所 憂 者 廣 ， 發 於 一 人 之 本身 。", "鄭 凡 賦 詩 者 ， 或 造 篇 ， 或 誦 古 。", "《 豳七月 》 專 詠 周公 之 德 ， 宜 在 雅 ， 今 在 風 ， 何 ？ 以 周公 專 為 一 國 ， 上 冠 先公 之 業 ， 亦 為 優 矣 ， 所 以 在 風 下 ， 次 於 雅 前 ， 在 於 雅 分 ， 周公 不 得 專 之 。", null], "marker": {"opacity": 0.5, "size": 5}, "mode": "markers+text", "name": "7_雅_王者_歌_專_詩", "text": ["", "", "", "", "", "", "", "7_雅_王者_歌_專_詩"], "textfont": {"size": 12}, "type": "scattergl", "x": [1.624, 1.6, 1.673, 1.711, 1.652, 1.374, 1.64, 1.611], "y": [-1.316, -1.18, -0.8392, -0.9331, -1.065, -1.494, -0.9255, -1.108]}, {"hoverinfo": "text", "hovertext": ["以 《 行露 》 箋 當 文王 與 紂 之 時 ， 謂 此 《 甘棠 》 之 詩 亦 文王 時 事 ， 故 之 《 詩 》 傳 及 《 樂記 》 武王 即 位 ， 乃 分 周公 左 、 召公 右 為 二 伯 。 文王 之 時 ， 不 審 召公 何 得 為 伯 ？ 《 甘棠 》 之 詩 ， 召伯 自 明 ， 誰 文王 與 紂 之 時 乎 ？", "案 成王 《 周官 》 ， 立 大師 、 大傅 、 大保 ， 茲 惟 三公 。 即 三公 之 號 ， 自 有 師保 之 名 。 成王 《 周官 》 是 周公 攝 政 三 年 事 ， 此 《 周禮 》 是 周公 攝 政 六 年 時 ， 則 三公 自 名 師保 ， 起 之 在 前 ， 何 也 ？ 周公 左 ， 召公 右 ， 兼 師保 ， 初時 然 矣 。", "平王 微弱 ， 其 詩 不 能 復 雅 。 厲王 流 於 彘 ， 幽王 滅 於 戲 ， 在 雅 何 ？ 幽 、 厲 無 道 ， 酷 虐 於 民 ， 以 強 暴 至 於 流 滅 ， 豈 如 平王 微弱 ， 政 在 諸侯 ， 威令 不 加 於 百姓 乎 ？", "《 麟趾 》 義 《 關雎 》 之 化 ， 則 天下 無 犯 非 禮 。 雖 衰世 之 公子 皆 信厚 ， 其 信厚 如 《 麟趾 》 之 時 。 箋 ‘ 喻 今 公子 亦 信厚 ， 與 禮 相 應 ， 有 似 於 麟 ’ 。 惟 於 此 二 者 時 ， 《 關雎 》 之 化 致 信厚 ， 未 致 麟 。 衰世 者 ， 謂 當 文王 與 紂 之 時 。 而 周 之 盛德 ， 《 關雎 》 化 行 之 時 ， 公子 化 之 ， 皆 信厚 與 禮 合 ， 古 太平 致 麟 之 時 ， 不 能 過 也 。 鄭 文王 承 先公 之 業 ， 積 修 其 德 以 致 風化 ， 述 其 美 以 為 之 法 ， 能 行 其 本 ， 則 致 末 應 。 既 致 其 應 ， 設 以 為 法 。", "《 傳 》 所 言 者 ， 謂 庸 時 也 。 周公 、 召公 之 作 洛邑 ， 因 欲 觀 眾 殷 樂 之 與 否 。", "於 文武 時 ， 兄弟 失 道 ， 有 不 和協 之 意 ， 故 作 詩 以 感切 之 。 至 成王 之 時 ， 二 叔 流言 作亂 ， 罪 乃 當 誅 ， 悔 將 何 及 。 未 可 定 此 篇 為 成王 時 作 。", null], "marker": {"opacity": 0.5, "size": 5}, "mode": "markers+text", "name": "8_致_紂_化_成王_政", "text": ["", "", "", "", "", "", "8_致_紂_化_成王_政"], "textfont": {"size": 12}, "type": "scattergl", "x": [1.329, 1.198, 1.97, 1.752, 1.504, 1.427, 1.53], "y": [-0.5279, -0.4508, -0.6844, -0.5439, -0.4588, -0.636, -0.5503]}, {"hoverinfo": "text", "hovertext": ["僖十五年 秦 晉 相 戰 ， 晉 卜 右 ， 慶鄭 吉 。 襄二十四年 ， 晉 致 楚師 ， 求 禦 於 鄭 。 鄭人 卜 宛 射 犬 ， 吉 。 皆 用 卜 ， 今 此 用 筮 何 ？ 天子 具 官 有 常人 ， 非 一 人 ， 故 筮 可 使 者 。 諸侯 患 官 無 常人 ， 故 臨 時 卜 之 也 。 且 此 筮 ， 是 國 之 大 事 ， 先 筮 而 後 卜 。 《 曲禮 》 注 引 《 春秋 》 獻公 卜 娶 驪姬 不 吉 ， 公 ‘ 筮 之 。 ’ 請 明 所 據 ， 又 《 尚書 》 龜 從 。", "祥 ， 謂 大祥 ， 二十五月 。 是 月 ， 禫 謂 二十七月 ， 非 謂 上祥 之 月 也 。 既 禫 ， 徙 月 而 樂 作 ， 禮 之 正 也 。 孔子 五日 彈 琴 自省 ， 樂 哀 未 忘 耳 。 逾月 可以 歌 ， 皆 自 身 逾月 所 為 也 。", "按 許氏 《 異義 》 駁 以 為 妾子 為 其 母 ， 依 喪服 ； 庶子 為 後 ， 為 其 母 緦麻 三 月 。 按 《 禘祫 》 注 稱 春秋 魯 昭公十一年 夏 ， 夫人 歸氏 薨 ， 昭公十三年 五月 大 祥 ， 七月 而 禫 ， 是 得 為 妾 母 三年 ， 經 無 譏文 ， 得 合 下 禘祫 之 數 。 若 不 三年 ， 則 禘祫 事 錯 。 鄭 《 春秋經 》 所 譏 所 善 ， 皆 於 禮 難 明 者 也 。 其 事 著 明 ， 但 如 事 書 之 ， 當 按 禮 以 正 之 。 今 以 不 譏 為 是 ， 亦 寧 有 善 之 文 歟 ？", "周 朝 而 遂 葬 ， 則 是 殯 於 宮 ， 葬 乃 朝 廟 。 按 《 春秋 》 ‘ 晉文公 卒 ， 殯 於 曲沃 ’ ， 是 為 去 絳 就 祖 殯 ， 與 《 禮記 》 義 異 ， 未 通 其 說 。 葬 乃 朝 廟 ， 當 周 之 正 禮 也 。 其 末世 諸侯 國 ， 何 能 同 也 。 傳 合 不 合 ， 當 解 傳 耳 ， 不 得 難 經 。", "鄭 以 僖八年 正月 ， 公 會 王人 於 洮 。 六月 應 禘 ， 以 在 會 未 還 ， 故 至 七月 乃 禘 。 君子 原 情 免 之 ， 禮 不 合 譏 ， 而 書 之 者 ， 為 致 夫人 ， 故 書 ‘ 七月 禘 ’ 也 。", "經 ‘ 閏月 不 告 朔 ， 猶 朝 於 廟 ’ 。 《 穀梁傳 》 閏月 ， 附 月 之 餘 日 ， 喪事 不 數 。 又 哀五年 ‘ 閏月 ， 葬 齊景公 ’ ， 《 公羊傳 》 閏月 不 書 ， 此 何 以 書 ？ 喪 以 閏 數 ， 喪 數 略 也 。 此 二 傳 義 反 ， 於 禮 斷 之 何 就 ？ 居 喪 之 禮 ， 以 月 數 者 ， 數 閏 ； 以 年 數 者 ， 雖 有 閏 ， 無 與 於 數 也 。", null], "marker": {"opacity": 0.5, "size": 5}, "mode": "markers+text", "name": "9_筮_卜_禘祫_月_晉", "text": ["", "", "", "", "", "", "9_筮_卜_禘祫_月_晉"], "textfont": {"size": 12}, "type": "scattergl", "x": [2.685, 3.038, 2.923, 2.702, 2.837, 2.955, 2.857], "y": [1.315, 1.527, 1.496, 1.28, 1.598, 1.638, 1.476]}, {"hoverinfo": "text", "hovertext": ["《 郊特牲 》 ‘ 社 祭 土 而 主 陰氣 ’ 。 《 大宗伯 職 》 ‘ 王 大 封 ， 則 先 告 后土 ’ 。 注 ‘ 后土 ， 土神 也 ’ 。 若 此 之 義 ， 后土 則 社 ， 社 則 后土 ， 二 者 未 知 何 。 敢 后土 祭 誰 ， 社 祭 誰 乎 ？ 句龍 本 后土 ， 後 遷 之 為 社 。 大 封 先 告 后土 。 元 注 ‘ 后土 ， 土神 ’ ， 不 ‘ 后土 ， 社 也 ’ 。", "《 大畜 》 ‘ 六四 ， 童牛 之 梏 ， 元吉 ’ 。 注 ‘ 巽 為 木 ， 互體 震 。 震 為 牛 之 足 ， 足 在 艮 體 之 中 ， 艮 為 手 ， 持 木 以 就 足 ， 是 施 梏 ’ 。 又 《 蒙 》 ‘ 初六 ’ 注 ‘ 木 在 足 桎 ， 在 手 梏 ’ 。 今 《 大畜 》 ‘ 六四 ’ 施 梏 於 足 ， 不 審 桎 梏 、 手 足 定 有 別 否 ？ 牛 無 手 ， 故 以 足 言 之 。", "《 月令 》 命 民 社 ， 謂 秦 社 也 。 自 秦 以 下 ， 民 始 得 立 社 也 。", "《 周禮 》 ‘ 大 封 ， 先 告 后土 ’ 。 注 ‘ 后土 ， 社 也 ’ 。 前 ‘ 當 言 后土 ， 土 神 ， 言 社 ， 非 也 ’ 。 《 檀弓 》 ‘ 國 亡 大 縣邑 ’ ， 或 ‘ 君 舉 而 哭 於 后土 ’ 。 注 ‘ 后土 ， 社 也 ’ 。 《 月令 》 ‘ 仲春 命 民 社 ’ 。 注 ‘ 社 ， 后土 ’ 。 《 中庸 》 ‘ 郊社 之 禮 ， 所 以 事 上帝 也 ’ 。 注 ‘ 社 ， 祭 地神 ， 不 言 后土 ， 省 文 ’ 。 此 三 者 ， 皆 當 定 之 否 ？ 后土 ， 土官 之 名 也 ， 死 以 為 社 。 社 而 祭 之 ， 故 ‘ 后土 ， 社 ’ 。 句龍 為 后土 ， 後 轉 為 社 ， 故 世人 謂 社 為 后土 ， 無 可 怪 也 。 欲 定 者 定 之 ， 亦 可 不 須 。", "《 春秋 》 昭二十九年 《 左傳 》 ‘ 顓頊氏 之 子 犂 ， 為 祝融 。 共工氏 有 子 句龍 ， 為 后土 ’ 。 其 二 祀 五 官 之 神 及 四 郊 合 為 黎 ， 食 后土 。 《 祭法 》 ‘ 共工氏 霸 九州 也 ， 其 子 后土 ， 能 平 九州 ， 故 祀 以 為 社’ 。 社 即 句龍 。 今 五 官 之 神 ， 在 四 郊 也 。 二 祀 合 為 犂 ， 食 火 、 土 者 何 ？ 犂 為 祝融 ， 句龍 為 后土 。 《 左氏 》 下 言 后土 為 社 ， 謂 暫 作 后土 ， 無 有 代 者 。 故 先師 之 說 ， 犂 兼 之 ， 因 火 土 俱 位 南方 。", null], "marker": {"opacity": 0.5, "size": 5}, "mode": "markers+text", "name": "10_社_足_封_九州_土", "text": ["", "", "", "", "", "10_社_足_封_九州_土"], "textfont": {"size": 12}, "type": "scattergl", "x": [0.7484, 0.6075, 0.8179, 0.6877, 0.7758, 0.7274], "y": [1.219, 0.9017, 1.061, 1.113, 1.129, 1.085]}, {"hoverinfo": "text", "hovertext": ["謂 河 在 兗州 之 北 已 分 為 九河 ， 分 而 復 合 ， 於 大陸 之 北 又 分 為 九 ， 故 之 《 禹貢 》 ‘ 導 河 至 於 大陸 ， 又 北 播 為 九河 ’ 。 然則 大陸 以 南 ， 固 未 播 也 。 在 於 兗州 ， 安 得 有 九 ？ 至 於 何 時 ， 復 得 合 為 一 ， 然後 從 大陸 以 北 復 播 為 九 也 ？ 兗州 以 濟河 為 界 ， 河流 分 兗州 界 ， 文 自 明 矣 。 復 合 為 一 ， 乃 在 下頭 。 子 走 南北 ， 何 所 求 乎 ？ 觀 子 所 ， 似 徒 見 今 兗州 之 界 不 及 九河 ， 而 青州 、 冀州 分 之 ， 故 疑 之 耳 。 既 知 今 ， 亦 當 知 古 。", "钜鹿 ， 今 名 廣河澤 。", "漕邑 在 河南 。", "何 言 絕去 ？ 衛 在 東河 ， 涇 在 西河 ， 故 知 絕去 不 復 還 意 。", "豳 與 周原 不 能 為 東 西 ， 何 謂 ？ 豳 地 今 為 栒邑 縣 ， 在 廣山 北 、 沮水 西 ， 有 涇水 從 此 西南 行 ， 正東 乃 得 周 。 故 言 東 西 ， 岐山 在 長安 西北 四百 里 ， 豳 又 在 岐山 西北 四百 里 。", null], "marker": {"opacity": 0.5, "size": 5}, "mode": "markers+text", "name": "11_北_豳_界_西_分", "text": ["", "", "", "", "", "11_北_豳_界_西_分"], "textfont": {"size": 12}, "type": "scattergl", "x": [3.385, 3.28, 3.198, 3.262, 3.11, 3.247], "y": [-0.1707, -0.0441, -0.04289, 0.2296, 0.04806, 0.004004]}, {"hoverinfo": "text", "hovertext": ["韎韋 之 不 注 ， 不 讀如 幅 。 注 ， 屬 也 。 幅 有 屬 者 ， 以 淺 赤韋 為 弁 ， 又 以 為 衣 ， 而 素裳 白舄 也 。", "《 司服 》 王后 之 六 [衣]服 之 制 ， 目 不 解 ， 請 圖 之 。 大裘 、 袞衣 、 鷩衣 、 毳衣 、 絺衣 、 玄衣 ， 此 六 [衣]服 皆 纁裳 赤舄 。 韋弁 衣 以 韎 ， 皮弁 衣 以 布 ， 此 二 弁 皆 素裳 白舄 。 冠弁服 黑衣 黑裳 而 黑舄 ， 冠弁 玄端 。 禕衣 玄舄 ， 首服 副 ， 從 王 見 先王 。 揄翟 青舄 ， 首服 副 ， 從 王 見 先公 。 闕翟 赤舄 ， 首服 副 ， 從 王 見 群 小祀 。 鞠衣 黃履 ， 首服 編 ， 以 告 桑 之 [衣]服 。 襢衣 白屨 ， 首服 編 ， 以 禮 見 王 之 [衣]服 。 褖衣 黑屨 ， 首服 次 ， 以 禦 於 王 之 [衣]服 。 后服 六 翟 ， 三 等 三 舄 ， 玄 、 青 、 赤 。 鞠衣 以 下 三 屨 ， 黃 、 白 、 黑 。 婦人 質 ， 不 殊 裳 ， 屨 、 舄 皆 同 裳 色 也 。 ”“ 三 狄 首服 副 。 副 ， 覆 也 ， 所 以 覆 首 為 之 飾 ， 其 遺象 若 今 步繇 矣 。 鞠衣 首服 編 。 編 ， 列發 為 之 ， 其 遺象 若 今 假紒 矣 。 展衣 、 禒衣 ， 首服 以 次第 發 長短 為 之 ， 所 謂 髪髢 。 若 燕 居 之 時 ， 則 亦 禒 衣 驪 笄總 而已 。 其 六 [衣]服 皆 以 素紗 為 裏 。", "以 《 雜記 》 ， 大夫 冕 而 祭 於 公 ， 弁 而 祭 於 己 。 士 弁 而 祭 於 公 ， 冠 而 祭 於 己 。 是 為 三 命 以 下 齊 、 祭 異 冠 ， 何 但 四 命 以 上 也 ？ 觀 注 ， 似 若 但 施 於 己 祭 ， 不 可 通 之 也 。 鄭 齊 、 祭 謂 齊 時 一 冠 ， 祭 時 亦 一 冠 ， 四 命 乃 然 。 大夫 冕 ， 士 弁 而 祭 於 君 ， 齊 時 服 之 ， 祭 時 服 之 ， 何 以 亦 異 ？", "大裘 之 上 又 有 玄衣 ， 與 裘 同 色 ， 亦 是 無 文采 。", "鄭沖 《 小記 》 ‘ 諸侯 吊 必 皮弁 錫 衰 ’ ， 則 此 弁絰 之 衰 ， 亦 是 吊 服 也 。", null], "marker": {"opacity": 0.5, "size": 5}, "mode": "markers+text", "name": "12_衣_冠_服_齊_幅", "text": ["", "", "", "", "", "12_衣_冠_服_齊_幅"], "textfont": {"size": 12}, "type": "scattergl", "x": [3.37, 3.322, 3.37, 3.241, 3.247, 3.31], "y": [2.361, 2.321, 2.169, 2.353, 2.23, 2.287]}, {"hoverinfo": "text", "hovertext": ["《 巾車 職 》 ‘ 建 大白 以 即 戎 ’ 。 注 ‘ 謂 兵 事 ’ 。 《 司馬 職 》 ‘ 仲秋 辨 旗 物 以 治 兵 ， 王 載 大常 ’ ， 下 注 ‘ 凡 班 旗 物 ， 以 出 軍 之 旗 ， 則 如 秋 ’ 。 不 知 ‘ 大白 以 即 戎 ’ 為 何 時 。 白 者 ， 殷 之 正色 。 王 即 戎 者 ， 或 命 將 ， 或 勞 師 ， 不 自 親 將 ， 故 建 先王 之 正色 ， 異 於 親 自 將 也 。", "《 巾車 職 》 ‘ 建 大麾 以 田 ’ 。 注 ‘ 田 ， 四時 田 獵 ’ 。 商 按 《 大司馬 職 》 四時 皆 建 大常 。 今 又 建 大麾 以 田 何 ？ 麾 ， 夏 之 正色 。 雖 習 戰 ， 春夏 尚 生 ， 其 時 宜 入 兵 。 夏 本 不 以 兵 得 天下 ， 故 建 其 正色 以 春夏 田 。 秋冬 出 兵 之 時 ， 乃 建 大常 。", "天子 巡守 ， 禮 無 六軍 之 文 。", "諸侯 五 年 再 相 朝 ， 不 知 所 合 典禮 。 古 者 ， 據 時 而 道 前代 之 言 。 唐 虞 之 禮 ， 五 載 一 巡守 。 夏 、 殷 之 時 ， 天子 蓋 六 年 一 巡守 。 諸侯 間 而 朝 天子 。 其 不 朝 者 朝 ， 罷 朝 。 五 年 再 朝 ， 似 如 此 制 。 禮典 不 可 得 而 詳 。", "四時 治 兵 ， 王 自 出 。 《 禮記 》 天子 殺 則 下 大綏 ， 《 司馬 職 》 王 建 大常 ， 足 相 參正 。", null], "marker": {"opacity": 0.5, "size": 5}, "mode": "markers+text", "name": "13_兵_建_田_巡守_戎", "text": ["", "", "", "", "", "13_兵_建_田_巡守_戎"], "textfont": {"size": 12}, "type": "scattergl", "x": [0.5603, 0.4441, 0.7529, 2.062, 0.5296, 0.8698], "y": [0.3991, 0.3083, 0.4559, 1.495, 0.3779, 0.6073]}, {"hoverinfo": "text", "hovertext": ["此 謂 殷 禮 。 若 周 禮 ， 則 奔 喪 師 哭 諸 廟門 外 。 （ 故 鄭 之 亦 以 為 然 ）", "（ 非 禮 相 陵 ， 主 不 迎 客 ， 則 有 狗 吠 。 此 女 願 其 禮 來 ， 不 用 驚 狗 故 《 鄭志 》 ） 正 行 昏禮 ， 不 得 有 狗 吠 。", "《 禮志 》 男女 夜 行 以 燭 ， 謂 在 宮 中 也 。 晨 行 宵 行 者 ， 惟 罪人 ， 與 奔 父母 之 喪 。 若 天子 祭 天 之 時 ， 則 通 夜 而 行 。 故 《 禮記 》 泛 埽 反 道 ， 鄉 爲 田燭 。", "衛 ， 殷 之 畿 內 。 君子 行 禮 ， 不 求 變 俗 。 祭祀 之 禮 ， 居 喪 之 服 ， 哭 泣 之 位 ， 皆 如 其 國 之 法 。 故 衛 稱 殷 禮 。", null], "marker": {"opacity": 0.5, "size": 5}, "mode": "markers+text", "name": "14_夜_行_鄉_外_哭", "text": ["", "", "", "", "14_夜_行_鄉_外_哭"], "textfont": {"size": 12}, "type": "scattergl", "x": [1.648, 1.84, 1.846, 2.162, 1.874], "y": [1.338, 1.527, 1.553, 1.18, 1.399]}], "layout": {"annotations": [{"showarrow": false, "text": "D1", "x": 0.3775, "y": 0.3592, "yshift": 10}, {"showarrow": false, "text": "D2", "x": 2.859, "xshift": 10, "y": 3.389}], "height": 750, "shapes": [{"line": {"color": "#CFD8DC", "width": 2}, "type": "line", "x0": 2.859, "x1": 2.859, "y0": -2.67, "y1": 3.389}, {"line": {"color": "#9E9E9E", "width": 2}, "type": "line", "x0": 0.3775, "x1": 5.34, "y0": 0.3592, "y1": 0.3592}], "title": {"font": {"color": "Black", "size": 22}, "text": "<b>Documents and Topics</b>", "x": 0.5, "xanchor": "center", "yanchor": "top"}, "width": 1200, "xaxis": {"visible": false}, "yaxis": {"visible": false}}}
